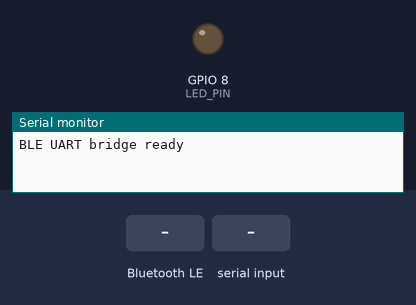
Recording of a sketch running on a simulated ESP32-S3. On the bench: output pins drawn as LEDs (lit = HIGH), the last lines printed to the serial monitor. The inputs (shaded band) are chosen by the test bench. Nothing arrives over Bluetooth unless stated; a phone connects over Bluetooth LE 3 s after start.

Above: at 1.3 s.
1.4 s: Bluetooth LE write "1" received
At 4.1 s:
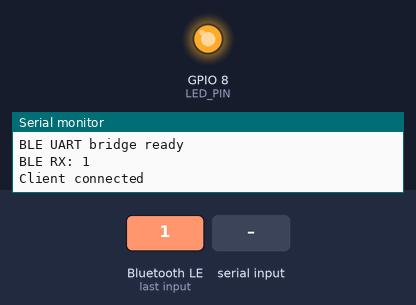
4.4 s: "1" received over the second serial link
Timing chart, 0 to 7.4 s (numbered marks = the images above; inputs shaded):
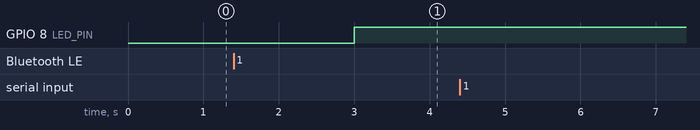

The sketch:

esp32_passthrough_attempt2_copy_20250625222733.ino
```cpp
#include <NimBLEDevice.h>

#define RXD2 9
#define TXD2 10
#define LED_PIN 8

HardwareSerial& arduinoSerial = Serial1;

// UUIDs for Nordic UART Service (NUS)
#define UART_SERVICE_UUID        "6E400001-B5A3-F393-E0A9-E50E24DCCA9E"
#define CHARACTERISTIC_UUID_RX   "6E400002-B5A3-F393-E0A9-E50E24DCCA9E"
#define CHARACTERISTIC_UUID_TX   "6E400003-B5A3-F393-E0A9-E50E24DCCA9E"

NimBLECharacteristic* txCharacteristic;
bool deviceConnected = false;

class ServerCallbacks : public NimBLEServerCallbacks {
  void onConnect(NimBLEServer* pServer, NimBLEConnInfo& connInfo) override {
    Serial.println("Client connected");
    deviceConnected = true;
    digitalWrite(LED_PIN, HIGH);  // Turn on LED when connected
  }
  void onDisconnect(NimBLEServer* pServer, NimBLEConnInfo& connInfo, int reason) override {
    Serial.println("Client disconnected");
    deviceConnected = false;
    digitalWrite(LED_PIN, LOW);   // Turn off LED when disconnected
    pServer->startAdvertising();  // Keep advertising
  }
};

class RxCallback : public NimBLECharacteristicCallbacks {
  void onWrite(NimBLECharacteristic* pChar, NimBLEConnInfo& connInfo) override {
    std::string rxVal = pChar->getValue();
    Serial.print("BLE RX: ");
    Serial.println(rxVal.c_str());
    arduinoSerial.print(rxVal.c_str());  // Forward to Arduino
  }
};

void setup() {
  Serial.begin(115200);
  arduinoSerial.begin(115200, SERIAL_8N1, RXD2, TXD2);

  pinMode(LED_PIN, OUTPUT);
  digitalWrite(LED_PIN, LOW);  // Make sure LED starts in off

  NimBLEDevice::init("BLE-RobotBridge");
  NimBLEDevice::setPower(ESP_PWR_LVL_P9);  // Max power

  NimBLEServer* pServer = NimBLEDevice::createServer();
  pServer->setCallbacks(new ServerCallbacks());

  NimBLEService* uartService = pServer->createService(UART_SERVICE_UUID);

  NimBLECharacteristic* rxCharacteristic = uartService->createCharacteristic(
    CHARACTERISTIC_UUID_RX,
    NIMBLE_PROPERTY::WRITE | NIMBLE_PROPERTY::WRITE_NR
  );
  rxCharacteristic->setCallbacks(new RxCallback());

  txCharacteristic = uartService->createCharacteristic(
    CHARACTERISTIC_UUID_TX,
    NIMBLE_PROPERTY::NOTIFY
  );

  uartService->start();

  delay(100);

  NimBLEAdvertising* pAdvertising = pServer->getAdvertising();
  pAdvertising->addServiceUUID(UART_SERVICE_UUID);
  pAdvertising->setMinInterval(32);  // 20ms
  pAdvertising->setMaxInterval(64);  // ~40ms
  pAdvertising->start();

  Serial.println("BLE UART bridge ready");
  arduinoSerial.println("TEST FROM ESP32");
}

void loop() {
  if (deviceConnected && arduinoSerial.available()) {
    String data = "";
    while (arduinoSerial.available()) {
      data += (char)arduinoSerial.read();
      delay(1);  // Give time for buffer to fill
    }
    if (data.length()) {
      txCharacteristic->setValue(data.c_str());
      txCharacteristic->notify();
      Serial.print("UART -> BLE: ");
      Serial.println(data);
    }
  }

  delay(1);  // tiny delay to let BLE and serial breathe
}
```
